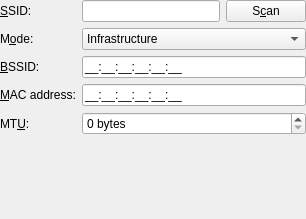
<ui version="4.0" >
 <class>Wireless80211Config</class>
 <widget class="QWidget" name="Wireless80211Config" >
  <property name="geometry" >
   <rect>
    <x>0</x>
    <y>0</y>
    <width>306</width>
    <height>219</height>
   </rect>
  </property>
  <property name="windowTitle" >
   <string>Wireless</string>
  </property>
  <layout class="QVBoxLayout" name="verticalLayout" >
   <property name="margin" >
    <number>0</number>
   </property>
   <item>
    <layout class="QGridLayout" name="gridLayout" >
     <item row="0" column="0" >
      <widget class="QLabel" name="label" >
       <property name="text" >
        <string>&amp;SSID:</string>
       </property>
       <property name="buddy" >
        <cstring>kcfg_ssid</cstring>
       </property>
      </widget>
     </item>
     <item row="0" column="1" >
      <layout class="QHBoxLayout" name="horizontalLayout" >
       <item>
        <widget class="KLineEdit" name="kcfg_ssid" >
         <property name="toolTip" >
          <string>The name of the wireless network</string>
         </property>
         <property name="whatsThis" >
          <string>The Service Set IDentifier is the name of a wireless network.</string>
         </property>
        </widget>
       </item>
       <item>
        <widget class="KPushButton" name="btnScan" >
         <property name="text" >
          <string>S&amp;can</string>
         </property>
        </widget>
       </item>
      </layout>
     </item>
     <item row="1" column="0" >
      <widget class="QLabel" name="label_2" >
       <property name="text" >
        <string>M&amp;ode:</string>
       </property>
       <property name="buddy" >
        <cstring>cmbMode</cstring>
       </property>
      </widget>
     </item>
     <item row="1" column="1" >
      <widget class="KComboBox" name="cmbMode" >
       <property name="toolTip" >
        <string>Operating mode of the wireless network</string>
       </property>
       <property name="whatsThis" >
        <string>Infrastructure mode is the most common setting.  To form a peer-to-peer wireless network with another computer when there is no infrastructure, choose Ad-hoc.</string>
       </property>
       <item>
        <property name="text" >
         <string>Infrastructure</string>
        </property>
       </item>
       <item>
        <property name="text" >
         <string>Ad-hoc</string>
        </property>
       </item>
      </widget>
     </item>
     <item row="2" column="0" >
      <widget class="QLabel" name="label_3" >
       <property name="text" >
        <string>&amp;BSSID:</string>
       </property>
       <property name="buddy" >
        <cstring>kcfg_bssid</cstring>
       </property>
      </widget>
     </item>
     <item row="2" column="1" >
      <widget class="KLineEdit" name="kcfg_bssid" >
       <property name="toolTip" >
        <string>Only connect to the station with this hardware address</string>
       </property>
       <property name="whatsThis" >
        <string>Setting a BSSID (hardware address) forces this connection to only connect to the station with this address, even if other stations are part of the same network.</string>
       </property>
       <property name="inputMask" >
        <string>HH:HH:HH:HH:HH:HH;_</string>
       </property>
      </widget>
     </item>
     <item row="3" column="0" >
      <widget class="QLabel" name="label_4" >
       <property name="text" >
        <string>&amp;MAC address:</string>
       </property>
       <property name="buddy" >
        <cstring>kcfg_macaddress</cstring>
       </property>
      </widget>
     </item>
     <item row="3" column="1" >
      <widget class="KLineEdit" name="kcfg_macaddress" >
       <property name="toolTip" >
        <string>Override hardware address</string>
       </property>
       <property name="whatsThis" >
        <string>Some network interfaces allow their hardware address to be changed using this setting.</string>
       </property>
       <property name="inputMask" >
        <string>HH:HH:HH:HH:HH:HH;_</string>
       </property>
      </widget>
     </item>
     <item row="4" column="0" >
      <widget class="QLabel" name="label_5" >
       <property name="text" >
        <string>MT&amp;U:</string>
       </property>
       <property name="buddy" >
        <cstring>kcfg_mtu</cstring>
       </property>
      </widget>
     </item>
     <item row="4" column="1" >
      <widget class="QSpinBox" name="kcfg_mtu" >
       <property name="toolTip" >
        <string>Maximum Transmission Unit</string>
       </property>
       <property name="whatsThis" >
        <string>Sets the size of the largest packet that can be transmitted on this network. '0' sets the MTU automatically.</string>
       </property>
       <property name="suffix" >
        <string> bytes</string>
       </property>
       <property name="maximum" >
        <number>10000</number>
       </property>
       <property name="singleStep" >
        <number>10</number>
       </property>
      </widget>
     </item>
    </layout>
   </item>
   <item>
    <spacer name="verticalSpacer" >
     <property name="orientation" >
      <enum>Qt::Vertical</enum>
     </property>
     <property name="sizeHint" stdset="0" >
      <size>
       <width>20</width>
       <height>13</height>
      </size>
     </property>
    </spacer>
   </item>
  </layout>
 </widget>
 <customwidgets>
  <customwidget>
   <class>KComboBox</class>
   <extends>QComboBox</extends>
   <header>kcombobox.h</header>
  </customwidget>
  <customwidget>
   <class>KLineEdit</class>
   <extends>QLineEdit</extends>
   <header>klineedit.h</header>
  </customwidget>
  <customwidget>
   <class>KPushButton</class>
   <extends>QPushButton</extends>
   <header>kpushbutton.h</header>
  </customwidget>
 </customwidgets>
 <resources/>
 <connections/>
</ui>
